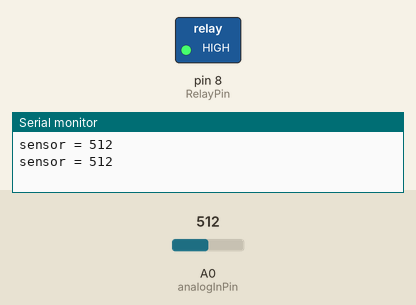
Recording of a sketch running on a simulated Arduino Uno, built with avr-gcc and run on an emulated ATmega328P. Parts: switched loads named in the sketch (green lamp = pin HIGH), the last lines printed to the serial monitor. Inputs (shaded band) come from the test bench; at power-on: A0 (analogInPin) = 512.

Above: at 2.8 s.
2.9 s: A0 (analogInPin) set to 142
5.6 s: A0 (analogInPin) set to 124
At 6.4 s:
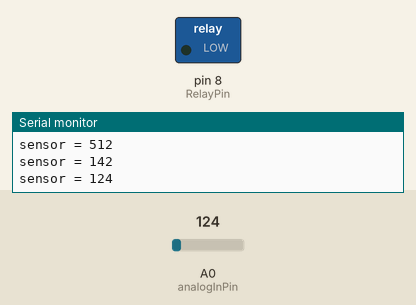
8.3 s: A0 (analogInPin) set to 140
At 10.7 s:
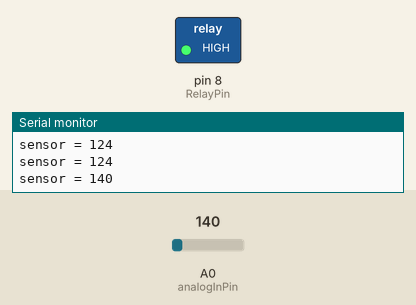
11.5 s: A0 (analogInPin) set to 122
At 13.4 s:
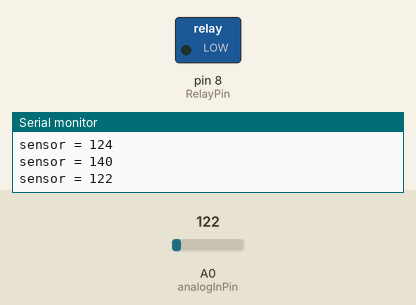
Timing chart, 0 to 14.9 s (numbered marks = the images above; inputs shaded):
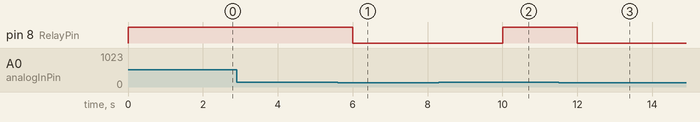

The sketch:

Sensor_with_Relay.ino
```cpp
const int analogInPin = A0;  // Analog input pin that the potentiometer is attached to
const int RelayPin =  8;

int sensorValue = 0;        // value read from the pot
int outputValue = 0;        // value output to the PWM (analog out)

void setup() {
  // initialize serial communications at 9600 bps:
  Serial.begin(9600);
   pinMode(RelayPin, OUTPUT);
}

void loop() {
  // read the analog in value:
  sensorValue = analogRead(analogInPin);
  // map it to the range of the analog out:
  if(sensorValue >=130){
  digitalWrite(RelayPin,HIGH);}
  else{
    digitalWrite(RelayPin, LOW);}

  // print the results to the Serial Monitor:
  Serial.print("sensor = ");
 Serial.println(sensorValue);


  // wait 2 milliseconds before the next loop for the analog-to-digital
  // converter to settle after the last reading:
  delay(2000);
}
```

Measured:
- the behaviour switches between 130 and 129 on A0 (analogInPin) (found by bisection; images 0 and 1)
- after the input at 5.6 s, pin 8 (RelayPin): HIGH → LOW after 0.40 s
- after the input at 8.3 s, pin 8 (RelayPin): LOW → HIGH after 1.7 s
- after the input at 11.5 s, pin 8 (RelayPin): HIGH → LOW after 0.50 s
